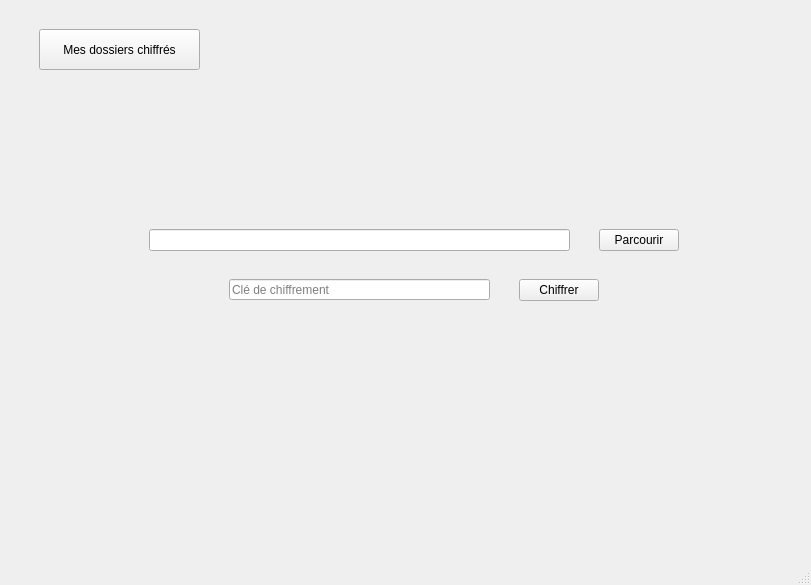
<?xml version="1.0" encoding="UTF-8"?>
<ui version="4.0">
 <class>MainWindow</class>
 <widget class="QMainWindow" name="MainWindow">
  <property name="geometry">
   <rect>
    <x>0</x>
    <y>0</y>
    <width>811</width>
    <height>585</height>
   </rect>
  </property>
  <property name="windowTitle">
   <string>MainWindow</string>
  </property>
  <widget class="QWidget" name="centralwidget">
   <widget class="QStackedWidget" name="stackedWidget">
    <property name="geometry">
     <rect>
      <x>-1</x>
      <y>-1</y>
      <width>811</width>
      <height>571</height>
     </rect>
    </property>
    <widget class="QWidget" name="page_3">
     <widget class="QWidget" name="widget" native="true">
      <property name="geometry">
       <rect>
        <x>0</x>
        <y>0</y>
        <width>811</width>
        <height>571</height>
       </rect>
      </property>
      <widget class="QPushButton" name="pushButton">
       <property name="geometry">
        <rect>
         <x>600</x>
         <y>230</y>
         <width>80</width>
         <height>22</height>
        </rect>
       </property>
       <property name="text">
        <string>Parcourir</string>
       </property>
      </widget>
      <widget class="QLineEdit" name="lineEdit">
       <property name="geometry">
        <rect>
         <x>150</x>
         <y>230</y>
         <width>421</width>
         <height>22</height>
        </rect>
       </property>
      </widget>
      <widget class="QLineEdit" name="lineEdit_2">
       <property name="geometry">
        <rect>
         <x>230</x>
         <y>280</y>
         <width>261</width>
         <height>21</height>
        </rect>
       </property>
       <property name="placeholderText">
        <string>Clé de chiffrement</string>
       </property>
      </widget>
      <widget class="QPushButton" name="pushButton_2">
       <property name="geometry">
        <rect>
         <x>520</x>
         <y>280</y>
         <width>80</width>
         <height>22</height>
        </rect>
       </property>
       <property name="text">
        <string>Chiffrer</string>
       </property>
      </widget>
      <widget class="QPushButton" name="pushButton_3">
       <property name="geometry">
        <rect>
         <x>40</x>
         <y>30</y>
         <width>161</width>
         <height>41</height>
        </rect>
       </property>
       <property name="text">
        <string>Mes dossiers chiffrés</string>
       </property>
      </widget>
     </widget>
    </widget>
    <widget class="QWidget" name="page_4">
     <widget class="QScrollArea" name="scrollArea">
      <property name="geometry">
       <rect>
        <x>19</x>
        <y>69</y>
        <width>781</width>
        <height>471</height>
       </rect>
      </property>
      <property name="widgetResizable">
       <bool>true</bool>
      </property>
      <widget class="QWidget" name="scrollAreaWidgetContents">
       <property name="geometry">
        <rect>
         <x>0</x>
         <y>0</y>
         <width>779</width>
         <height>469</height>
        </rect>
       </property>
       <widget class="QListWidget" name="listWidget">
        <property name="geometry">
         <rect>
          <x>-5</x>
          <y>1</y>
          <width>791</width>
          <height>471</height>
         </rect>
        </property>
       </widget>
      </widget>
     </widget>
     <widget class="QLabel" name="label">
      <property name="geometry">
       <rect>
        <x>20</x>
        <y>20</y>
        <width>591</width>
        <height>31</height>
       </rect>
      </property>
      <property name="font">
       <font>
        <pointsize>24</pointsize>
       </font>
      </property>
      <property name="text">
       <string>Vos fichiers chiffrés</string>
      </property>
     </widget>
     <widget class="QPushButton" name="pushButton_4">
      <property name="geometry">
       <rect>
        <x>620</x>
        <y>20</y>
        <width>171</width>
        <height>41</height>
       </rect>
      </property>
      <property name="text">
       <string>Retour</string>
      </property>
     </widget>
    </widget>
   </widget>
  </widget>
  <widget class="QMenuBar" name="menubar">
   <property name="geometry">
    <rect>
     <x>0</x>
     <y>0</y>
     <width>811</width>
     <height>19</height>
    </rect>
   </property>
  </widget>
  <widget class="QStatusBar" name="statusbar"/>
 </widget>
 <resources/>
 <connections/>
</ui>
